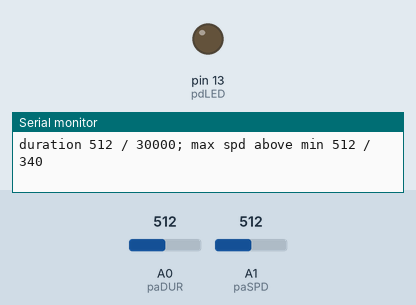
Simulated run of this sketch. Board: Arduino Uno, built with avr-gcc and run on an emulated ATmega328P. Parts: output pins drawn as LEDs (lit = HIGH), the last lines printed to the serial monitor. Dashed ring = blinking. Inputs (shaded band) come from the test bench; at power-on: A0 (paDUR) = 512, A1 (paSPD) = 512.

Above: at 1.2 s.
1.3 s: A0 (paDUR) set to 178
4.3 s: A0 (paDUR) set to 162
At 5.05 s:
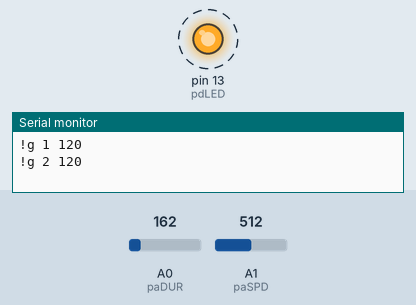
Timing chart, 0 to 13.3 s (numbered marks = the images above; inputs shaded):
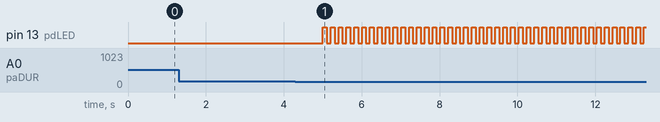

The sketch:

run_RS232.ino
```cpp
/*

Run EMMA with RS232 commands

*/

#define BAUDRATE 115200
#define pdLED 13
#define paDUR 0
#define paSPD 1

// values 0 - 1000; motor won't move much below min speed
#define MAXSPEED 800
#define MINSPEED 120
#define MAX_TEST_DURATION_ms 60000L

#define LOOP_DELAY_ms 100

#define ANALOG_READ_TOLERANCE_cts 5

void setup () {

  Serial.begin ( BAUDRATE );
  pinMode ( pdLED, OUTPUT );
  digitalWrite ( pdLED, 0 );

  // set timeout value (ms)
  //   robot will stop automatically if no commands come for this interval
  Serial.println ( "^rwd 1000" );
  // mixing mode 0 (separate) or 1 (ch 1 speed, ch2 steering)
  Serial.println ( "^mxmd 0" );
  Serial.println ( "%eesav" );


}

void loop () {

  int s1, s2;
  int maxSpeedAboveMin;
  unsigned long test_duration_ms;

  static int aDUR_old = -10, aSPD_old = -10, aDUR = 0, aSPD = 0;
  static unsigned long lastChangeAt_ms = millis();

  if ( ( abs ( aDUR - aDUR_old ) > ANALOG_READ_TOLERANCE_cts )
    || ( abs ( aSPD - aSPD_old ) > ANALOG_READ_TOLERANCE_cts ) ) {
    lastChangeAt_ms = millis();
    aDUR_old = aDUR;
    aSPD_old = aSPD;
  }
  while ( ( millis() - lastChangeAt_ms ) < 5000 ) {
    aDUR = analogRead ( paDUR );
    aSPD = analogRead ( paSPD );
    test_duration_ms = MAX_TEST_DURATION_ms * (unsigned long) aDUR / 1024L;
    Serial.print ( "duration " ); Serial.print ( aDUR );
      Serial.print ( " / " ); Serial.print ( test_duration_ms );
    maxSpeedAboveMin = int ( ( MAXSPEED - MINSPEED ) * (unsigned long) aSPD / 1024L );
    Serial.print ( "; max spd above min " ); Serial.print ( aSPD );
      Serial.print ( " / " ); Serial.println ( maxSpeedAboveMin );
  }

  /*

    It may be that the channels used in the !g GO command go to the mixing mode,
    with channel 1 being speed and channel 2 being steering.

    Build Arduino board with RS-232 output, powered by DB-15 +5VDC. Make this power
    available on the ribbon bus. Ribbon connectors and ribbon-to-PC-board connectors.
    *P  P  P  Sp  MOSI
     G  G  G  Sp  MISO

    Set mixing mode to 1 using RoboRun or ^MXMD 1
                    or 0 (separate)

    Need to swap the leads of one motor.

  */

  static unsigned long loopBeganAt_ms;

  // run robot for a little while

  // this block will run straight and slow
  // ramp up
  loopBeganAt_ms = millis();
  while ( ( millis () - loopBeganAt_ms ) * 2 < test_duration_ms ) {
    s1 = ( ( millis () - loopBeganAt_ms ) * 2 * maxSpeedAboveMin / test_duration_ms ) + MINSPEED;
    Serial.print ( "!g 1 "); Serial.println ( s1 );  // motor 1 is facing the other way...
    Serial.print ( "!g 2 "); Serial.println ( s1 );
    digitalWrite ( pdLED, 1 - digitalRead ( pdLED ) );
    delay (LOOP_DELAY_ms);
  }
  // ramp down
  loopBeganAt_ms = millis();
  while ( ( millis () - loopBeganAt_ms ) * 2 < test_duration_ms ) {
    s1 = ( ( millis () - loopBeganAt_ms ) * 2 * maxSpeedAboveMin / test_duration_ms ) + MINSPEED;
    s2 = maxSpeedAboveMin - ( s1 - MINSPEED ) + MINSPEED;
    Serial.print ( "!g 1 "); Serial.println ( s2 );  // motor 1 is facing the other way...
    Serial.print ( "!g 2 "); Serial.println ( s2 );
    digitalWrite ( pdLED, 1 - digitalRead ( pdLED ) );
    delay (LOOP_DELAY_ms);
  }

  // this block will do an s-curve
  // while ( ( millis () - loopBeganAt_ms ) < test_duration_ms ) {
    // s1 = ( ( millis () - loopBeganAt_ms ) * maxSpeedAboveMin / test_duration_ms ) + MINSPEED;
    // s2 = maxSpeedAboveMin - ( s1 - MINSPEED ) + MINSPEED;
    // Serial.print ( "!g 1 "); Serial.println ( s1 );  // motor 1 is facing the other way...
    // Serial.print ( "!g 2 "); Serial.println ( s2 );
    // digitalWrite ( pdLED, 1 - digitalRead ( pdLED ) );
    // delay (LOOP_DELAY_ms);
  // }

  // and now stop forever
  for (;;) {
    delay ( 1000 );
  }

}
```

Measured:
- the behaviour switches between 171 and 170 on A0 (paDUR) (found by bisection; images 0 and 1)
- by itself, pin 13 (pdLED): alternates HIGH for 0.10 s and LOW for 0.10 s
